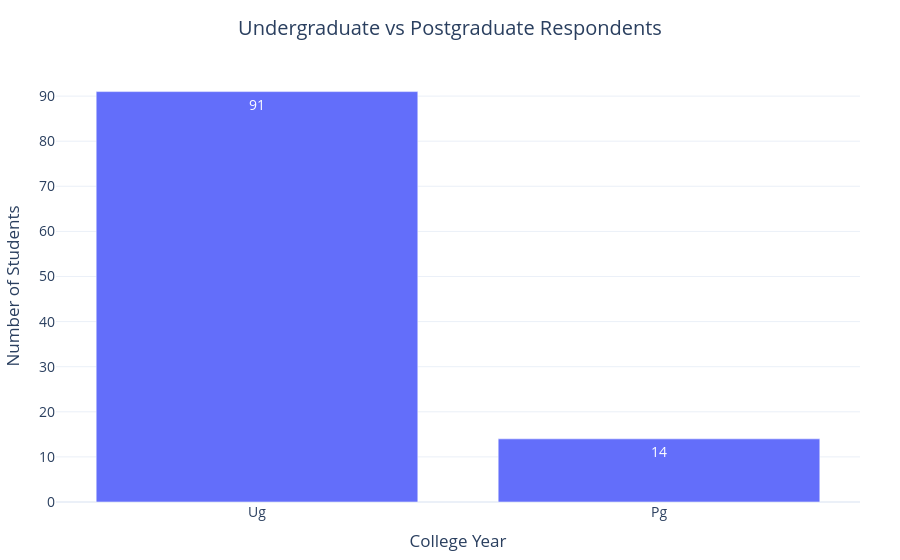

Notebook cell for this chart:
### Markdown cell above
### Observation
- Majority respondents are male students.
- Dataset is not fully balanced across gender.

### Interpretation
- Findings represent digitally active college students in this sample.
- Results should be treated as exploratory behavioral insights.

### Code cell
year_counts = df['college_year'].value_counts().reset_index()
year_counts.columns = ['college_year', 'count']

fig = px.bar(
    year_counts,
    x='college_year',
    y='count',
    text_auto=True,
    title='Undergraduate vs Postgraduate Respondents'
)

fig.update_layout(
    **common_layout,
    xaxis_title='College Year',
    yaxis_title='Number of Students'
)

fig.show()

### Figure 1 — Plotly figure (JSON) as saved in the notebook; plotly's stock layout.template omitted (floating-point values rounded to 4 significant figures)
{"data": [{"hovertemplate": "college_year=%{x}<br>count=%{y}<extra></extra>", "legendgroup": "", "marker": {"color": "#636efa", "pattern": {"shape": ""}}, "name": "", "orientation": "v", "showlegend": false, "textposition": "auto", "texttemplate": "%{y}", "type": "bar", "x": ["Ug", "Pg"], "xaxis": "x", "y": [91, 14], "yaxis": "y"}], "layout": {"barmode": "relative", "font": {"size": 14}, "legend": {"tracegroupgap": 0}, "margin": {"b": 40, "l": 40, "r": 40, "t": 70}, "title": {"text": "Undergraduate vs Postgraduate Respondents", "x": 0.5}, "xaxis": {"anchor": "y", "domain": [0, 1], "title": {"text": "College Year"}}, "yaxis": {"anchor": "x", "domain": [0, 1], "title": {"text": "Number of Students"}}}}
